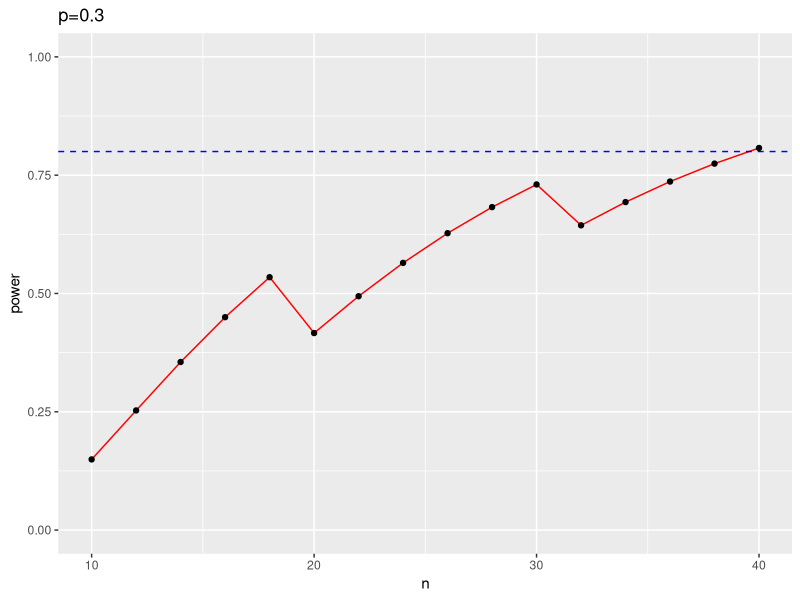
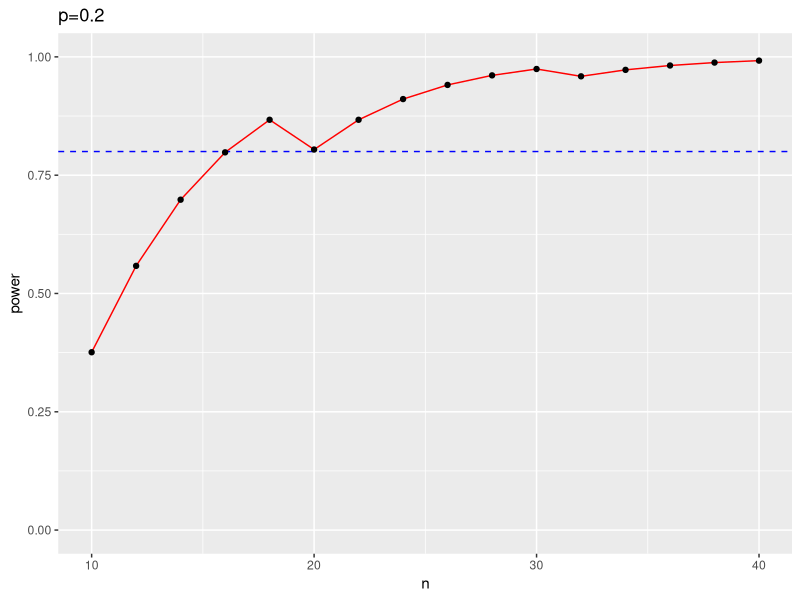
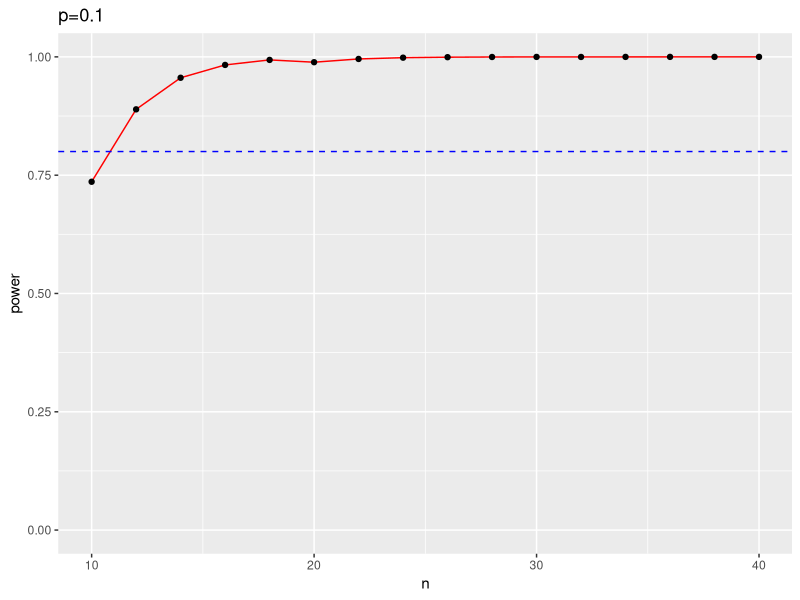
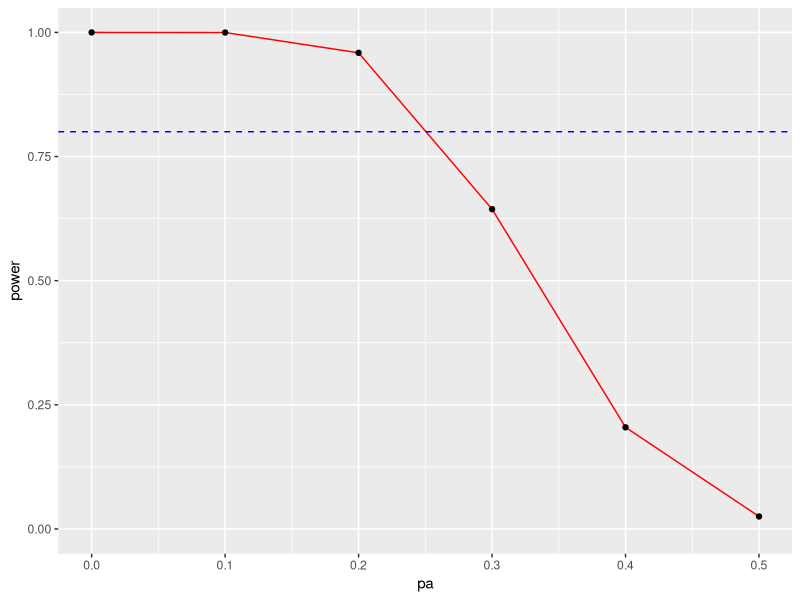

R code for these plots, in order:
## ---- chunk 1
knitr::opts_chunk$set(echo = TRUE)
library(tidyverse)
library(ggplot2)
## ---- chunk 2
n=seq(10, 40, by=2) # vary sample size from 10 to 40
p0=0.5
k=qbinom(0.05, n, p0)-1 # significance level 0.05; p_0=0.5 
pa=0.3 # pa is any value within H_a
power=pbinom(k, n, pa) # calculate power when p=pa
ggplot(data=data.frame(n, k, power), aes(x=n, y=power, group=1)) +
  geom_line(color="red")+
  geom_hline(yintercept=0.8, linetype="dashed", color = "blue")+
  geom_point()+
  ylim(c(0,1))+
  ggtitle("p=0.3")

n=seq(10, 40, by=2) # vary sample size from 10 to 40
p0=0.5
k=qbinom(0.05, n, p0)-1 # significance level 0.05; p_0=0.5 
pa=0.2 # pa is any value within H_a
power=pbinom(k, n, pa) # calculate power when p=pa
ggplot(data=data.frame(n, k, power), aes(x=n, y=power, group=1)) +
  geom_line(color="red")+
  geom_hline(yintercept=0.8, linetype="dashed", color = "blue")+
  geom_point()+
  ylim(c(0,1))+
  ggtitle("p=0.2")
  
n=seq(10, 40, by=2) # vary sample size from 10 to 40 
k=qbinom(0.05, n, p0)-1 # significance level 0.05; p_0=0.5 
pa=0.1 # pa is any value within H_a
power=pbinom(k, n, pa) # calculate power when p=pa
ggplot(data=data.frame(n, k, power), aes(x=n, y=power, group=1)) +
  geom_line(color="red")+
  geom_hline(yintercept=0.8, linetype="dashed", color = "blue")+
  geom_point()+
  ylim(c(0,1))+
  ggtitle("p=0.1")


n=32
p0=0.5
k=qbinom(0.05, n, p0)-1 # significance level 0.05; p_0=0.5 
pa=seq(0, p0, by=0.1)
power=pbinom(k, n, pa) # calculate power when p=pa
ggplot(data=data.frame(n, k, power), aes(x=pa, y=power, group=1)) +
  geom_line(color="red")+
  geom_hline(yintercept=0.8, linetype="dashed", color = "blue")+
  geom_point()+
  ylim(c(0,1))
